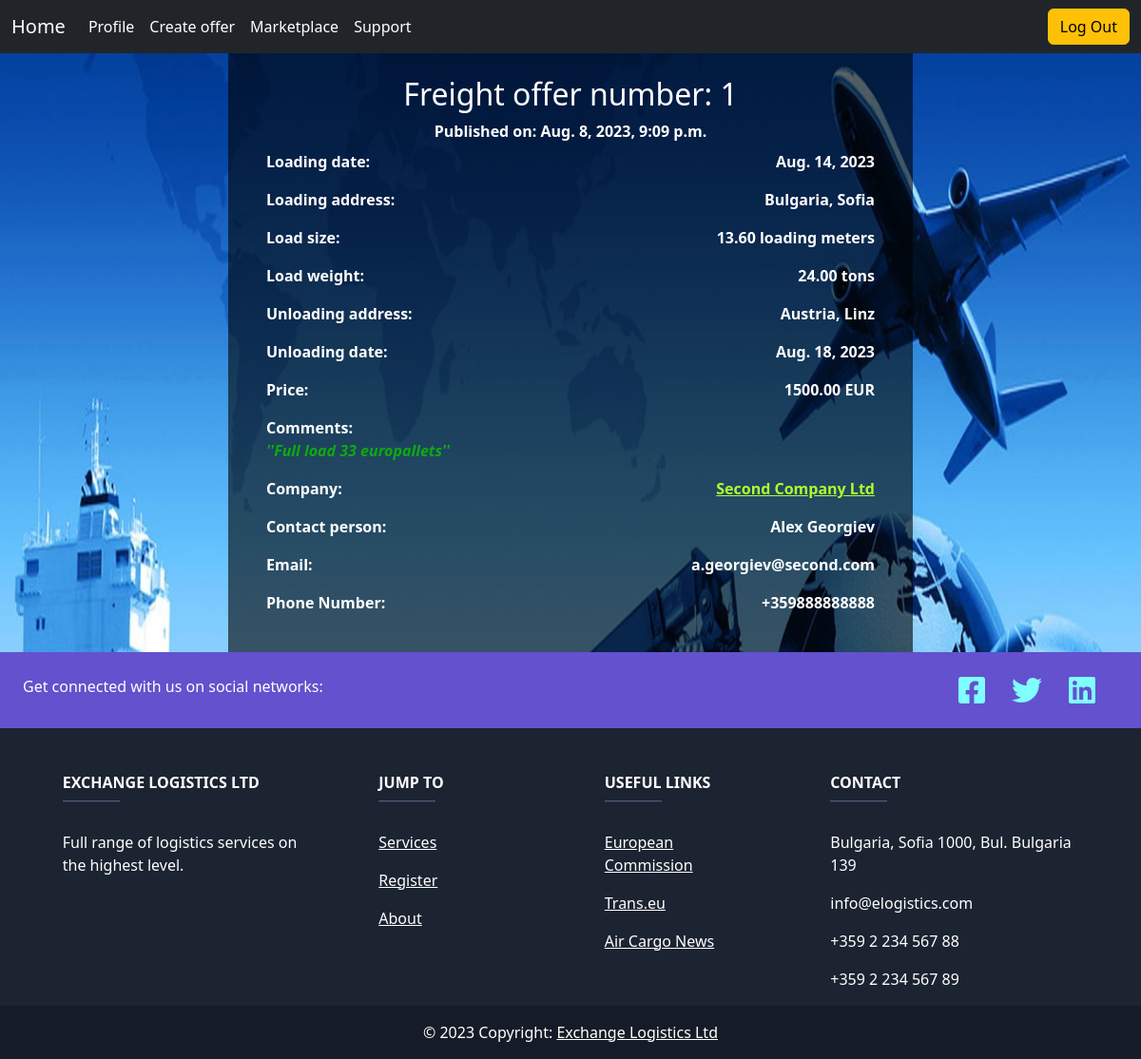
Screenshot of /exchange/offers/1/offer-details/ (signed in) with the database file from the repository.
### ExchangeLogistics/exchange/models.py (models this page shows, shortened)
class Offer(models.Model):
    TYPES = (('Freight', 'Freight'), ('Truck space', 'Truck space'))
    created_on = models.DateTimeField(auto_now_add=True)
    offer_type = models.CharField(
        max_length=50,
        choices=TYPES,
        default='Freight'
    )
    loading_date = models.DateField()
    loading_country = models.CharField(max_length=50)
    loading_place = models.CharField(max_length=50)
    load_size = models.DecimalField(
        validators=((validate_load_size,)),
        max_digits=4,
        decimal_places=2,
        help_text='Value between 0 and 15 meters.'
    )
    weight = models.DecimalField(validators=((validate_load_weight,)),
                                 max_digits=4,
                                 decimal_places=2,
                                 help_text='Value between 0 and 28 tons.',
                                 )
    unloading_date = models.DateField(validators=(date_validator,))
    unloading_country = models.CharField(max_length=50)
    unloading_place = models.CharField(max_length=50)
    company = models.ForeignKey(
        UserModel,
        on_delete=models.CASCADE,
        blank=True,
        null=True,
    )
    comment = models.TextField(blank=True, null=True)
    price = models.DecimalField(validators=((validate_price,)),
                                 max_digits=6,
                                 decimal_places=2,
                                verbose_name='Price in EURO',
                                null=True,
                                blank=True,
                                 )

### ExchangeLogistics/accounts/models.py (models this page shows, shortened)
class CompanyProfile(models.Model):
    user = models.OneToOneField(
        UserModel,
        primary_key=True,
        on_delete=models.CASCADE,
    )
    company_name = models.CharField(max_length=100)
    country = models.CharField(max_length=50, validators=(name_validator,),)
    city = models.CharField(max_length=50, validators=(name_validator,),)
    address = models.CharField(max_length=300)
    contact_person = models.CharField(max_length=100, validators=(name_validator,),)
    company_email = models.CharField(
        max_length=100,
        blank=False,
        null=False,
        validators=(EmailValidator(),)
    )
    phone_number = models.CharField(
        max_length=20,
    )
    logo = models.ImageField(
        upload_to='logos',
        blank=True,
    )

### ExchangeLogistics/exchange/views.py (the view)
# urls.py: path('offers/<int:pk>/offer-details/', OfferDetails.as_view(), name='offer_details'),
class OfferDetails(LoginRequiredMixin, generic.DetailView):
    model = Offer
    template_name = 'exchange/offer_details.html'
    def get_context_data(self, **kwargs):
        context = super().get_context_data(**kwargs)
        context['company'] = CompanyProfile.objects.get(pk=self.object.company_id)
        if self.request.user.pk == self.object.company_id:
            context['edit'] = 'edit'
            context['delete'] = 'delete'
            context['current_offer'] = self.object
        return context

### templates/exchange/offer_details.html (shortened to what this page needs)
{% load static %}
<!doctype html>
<html lang="en">
<link href="https://cdn.jsdelivr.net/npm/bootstrap@5.3.0-alpha1/dist/css/bootstrap.min.css" rel="stylesheet"
>
<head>
    <link href="{% static 'CSS/carousel.css' %}" rel="stylesheet">
    <link rel="stylesheet" href="{% static 'CSS/company-profile.css' %}">
    <link rel="stylesheet" href="{% static 'CSS/offer-details.css' %}">
</head>
<body class="body-offer-details">
<header>
    <nav class="navbar navbar-expand-md navbar-dark fixed-top bg-dark">
        <div class="container-fluid">
            <a class="navbar-brand" href="{% url 'index' %}">Home</a>
            <div class="collapse navbar-collapse" id="navbarCollapse">
                <ul class="navbar-nav me-auto mb-2 mb-md-0">
                    <li class="nav-item">
                        <a class="nav-link active" href="{% url 'profile_details_company' pk=user.pk %}">Profile</a>
                    </li>
                    <li class="nav-item">
                        <a class="nav-link active" href="{% url 'create_offer' pk=user.pk %}">Create offer</a>
                    </li>
                    <li class="nav-item">
                        <a class="nav-link active" href="{% url 'list_offers' pk=user.pk %}">Marketplace</a>
                    </li>
                    <li class="nav-item">
                        <a class="nav-link active" href="{% url 'support' %}">Support</a>
                    </li>
                </ul>
                <div class="text-end">
                    <a href="{% url 'logout' %}">
                        <button type="button" class="btn btn-warning">Log Out</button>
                    </a>
                </div>
            </div>
        </div>
    </nav>
</header>
<div class="offer-details">
    <h2>{{ object.offer_type }} offer number: {{ object.pk }}</h2>
    <div class="published"> Published on: <span>{{ object.created_on }}</span></div>
    <div class="detail"> Loading date: <span>{{ object.loading_date }}</span></div>
    <div class="detail"> Loading address: <span>{{ object.loading_country }}, {{ object.loading_place }}</span></div>
    <div class="detail"> Load size: <span>{{ object.load_size }} loading meters</span></div>
    <div class="detail"> Load weight: <span>{{ object.weight }} tons</span></div>
    <div class="detail"> Unloading address: <span>{{ object.unloading_country }}, {{ object.unloading_place }}</span>
    </div>
    <div class="detail"> Unloading date: <span>{{ object.unloading_date }}</span></div>
    {% if object.price %}
        <div class="detail"> Price: <span>{{ object.price }} EUR</span></div>
    {% else %}
        <div class="detail"> Price: <span>-</span></div>
    {% endif %}
    <div class="comment"> Comments: <span class="span-comment"><em style="color: #0fa90f">''{{ object.comment }}''</em></span>
    </div>
    <div class="detail">Company:
        <a class="company" href="{% url 'profile_details_company' pk=company.pk %}">
            <div>{{ company.company_name }}</div>
        </a>
    </div>
    <div class="detail"> Contact person: <span>{{ company.contact_person }}</span></div>
    <div class="detail"> Email: <span>{{ company.company_email }}</span></div>
    <div class="detail"> Phone Number: <span>{{ company.phone_number }}</span></div>
</div>
<div  style="margin-bottom: 0;">
    <footer
            class="text-center text-lg-start text-white"
            style="background-color: #1c2331"
            >
      <section
               class="d-flex justify-content-between p-4"
               style="background-color: #6351ce"
               >
        <div class="me-5">
          <span>Get connected with us on social networks:</span>
        </div>
        <div>
          <a href="" class="text-white me-4">
            <i class="fab fa-facebook-f"></i></a>
          <a href="" class="text-white me-4">
            <i class="fab fa-twitter"></i></a>
          <a href="" class="text-white me-4">
            <i class="fab fa-linkedin"></i>
          </a>
        </div>
      </section>
      <section class="">
        <div class="container text-center text-md-start mt-5">
          <div class="row mt-3">
            <div class="col-md-3 col-lg-4 col-xl-3 mx-auto mb-4">
              <h6 class="text-uppercase fw-bold">Exchange Logistics Ltd</h6>
              <hr
                  class="mb-4 mt-0 d-inline-block mx-auto"
                  style="width: 60px; background-color: #7c4dff; height: 2px"
                  />
              <p>
                Full range of logistics services on the highest level.
              </p>
            </div>
            <div class="col-md-2 col-lg-2 col-xl-2 mx-auto mb-4">
              <h6 class="text-uppercase fw-bold">Jump To</h6>
              <hr
                  class="mb-4 mt-0 d-inline-block mx-auto"
                  style="width: 60px; background-color: #7c4dff; height: 2px"
                  />
              <p>
                <a href="{% url 'services_main' %}" class="text-white">Services</a>
              </p>
              <p>
                <a href="{% url 'register' %}" class="text-white">Register</a>
              </p>
              <p>
                <a href="{% url 'about' %}" class="text-white">About</a>
              </p>
            </div>
            <div class="col-md-3 col-lg-2 col-xl-2 mx-auto mb-4">
              <h6 class="text-uppercase fw-bold">Useful links</h6>
              <hr
                  class="mb-4 mt-0 d-inline-block mx-auto"
                  style="width: 60px; background-color: #7c4dff; height: 2px"
                  />
              <p>
                <a href="https://transport.ec.europa.eu/news-events/news_en" class="text-white">European Commission</a>
              </p>
              <p>
                <a href="https://www.trans.eu/en/blog/" class="text-white">Trans.eu</a>
              </p>
              <p>
                <a href="https://www.aircargonews.net/category/region/europe/" class="text-white">Air Cargo News</a>
              </p>
            </div>
            <div class="col-md-4 col-lg-3 col-xl-3 mx-auto mb-md-0 mb-4">
              <h6 class="text-uppercase fw-bold">Contact</h6>
              <hr
                  class="mb-4 mt-0 d-inline-block mx-auto"
                  style="width: 60px; background-color: #7c4dff; height: 2px"
                  />
              <p> Bulgaria, Sofia 1000, Bul. Bulgaria 139</p>
              <p> info@elogistics.com</p>
              <p> +359 2 234 567 88</p>
              <p> +359 2 234 567 89</p>
            </div>
          </div>
        </div>
      </section>
      <div
           class="text-center p-3"
           style="background-color: rgba(0, 0, 0, 0.2)"
           >
        © 2023 Copyright:
        <a class="text-white" href="#"
           >Exchange Logistics Ltd</a
          >
      </div>
    </footer>
  </div>
</body>

### staticfiles/CSS/carousel.css (style rules this page uses)
body { padding-top: 3rem; padding-bottom: 0; color: #5a5a5a; background-color: #eee; }

### staticfiles/CSS/offer-details.css (style rules this page uses)
.offer-details { display: flex; flex-direction: column; justify-content: center; align-items: center; padding: 2em; width: 60%; background-color: rgb(0,0,0); background-color: rgba(0,0,0, 0.6); font-weight: bold; color: white; margin: 0 auto; }
.body-offer-details { background-image: url("../images/login-back.jpg"); background-size: 100% 100%; background-repeat: no-repeat; display: flex; justify-content: center; align-items: center; flex-direction: column; flex-wrap: wrap; background-position: center; }
.detail { width: 100%; padding: 0.5em; display: flex; flex-direction: row; justify-content: space-between; }
.comment { display: flex; flex-direction: column; width: 100%; padding: 0.5em; }
.span-comment { word-wrap: break-word; }
.company { color: greenyellow; }
body > div:nth-child(3) { width: 100%; }

### templates/exchange/offer_details.html (style rules this page uses)
svg { fill:#00ffff }
svg { fill:#80ffff }

### rows the page displays
Offer: offer_type "Freight", pk "1", created_on "Aug. 8, 2023, 9:09 p.m.", loading_date "Aug. 14, 2023", loading_country "Bulgaria", loading_place "Sofia", load_size "13.60", weight "24.00", unloading_country "Austria", unloading_place "Linz", unloading_date "Aug. 18, 2023", price "1500.00", comment "Full load 33 europallets"
CompanyProfile: company_name "Second Company Ltd", contact_person "Alex Georgiev", company_email "a.georgiev@second.com", phone_number "+359888888888"
